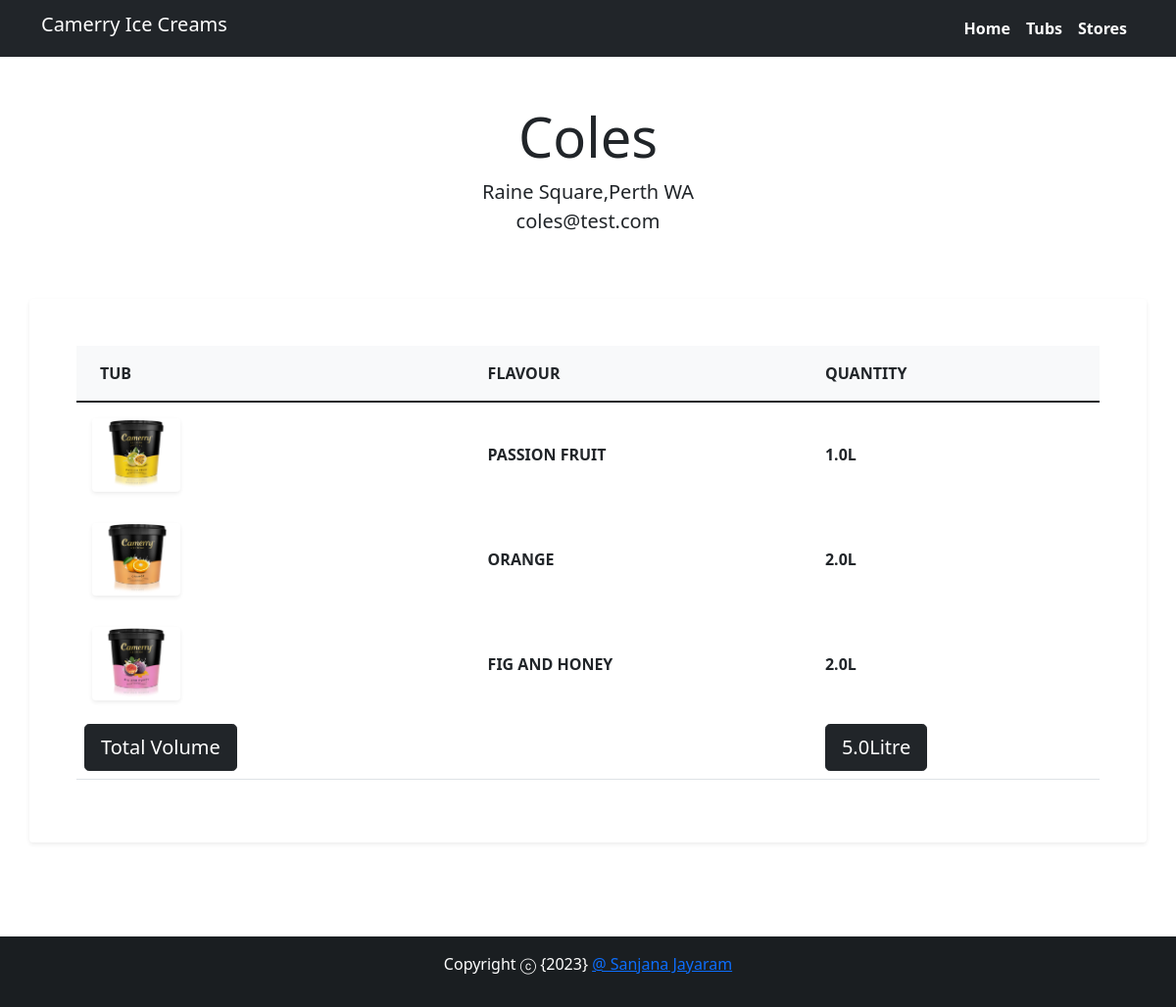
The app's page /icapp/4 with its own data.
### icapp/models.py (models this page shows, shortened)
class Store(models.Model):
    store_name = models.CharField(max_length=100)
    store_location = models.CharField(max_length=100)
    store_email = models.EmailField(max_length = 254)

class Tub(models.Model):
    is_choices = [(False, 'No'), (True, 'Yes')]
    tub_flavour = models.CharField(max_length=255)
    tub_size = models.FloatField()
    tub_vegan = models.BooleanField(verbose_name ="Vegan", default=False,choices=is_choices)
    tub_gluten = models.BooleanField(verbose_name ="Gluten free", default=False,choices=is_choices)
    store = models.ForeignKey(Store,on_delete=models.CASCADE)
    tub_image = models.ImageField(upload_to='tubs')

### icapp/views.py (the view)
# urls.py: path('<int:store_id>',views.single_store,name='single_store')
def single_store(request,store_id):
    page = get_object_or_404(Store,id = store_id)
    tublist = Tub.objects.filter(store= page )
    totalvolume = sum([tub.tub_size for tub in tublist])
    return render(request,'singlestore.html',{
    'page':page,
    'tublist':tublist,
    'totalvolume':totalvolume
    })

### templates/singlestore.html (shortened to what this page needs)
{% extends 'base.html' %}
{% block content%}
<div class="px-4 px-lg-0">
  <div class="container  py-5 text-center">
    <h2 class="display-4">{{page.store_name}}</h2>
    <p class="lead mb-0">{{page.store_location}} </p>
    <p class="lead">{{page.store_email}} </p>
  </div>
  <div class="pb-5">
    <div class="container">
      <div class="row">
        <div class="col-lg-12 p-5 bg-white rounded shadow-sm mb-5">
            <div class="table-responsive">
            <table class="table">
              <thead>
                <tr>
                  <th scope="col" class="border-0 bg-light">
                    <div class="p-2 px-3 text-uppercase">Tub</div>
                  </th>
                  <th scope="col" class="border-0 bg-light">
                    <div class="py-2 text-uppercase">Flavour</div>
                  </th>
                  <th scope="col" class="border-0 bg-light">
                    <div class="py-2 text-uppercase">Quantity</div>
                  </th>
                </tr>
              </thead>
              <tbody>
                {% for tub in tublist%}
                <tr>
                  <th scope="row" class="border-0">
                    <div class="p-2">
                      <img src="{{tub.tub_image.url}}" alt="" width="90" class="img-fluid rounded shadow-sm">
                    </div>
                  </th>
                  <td class="border-0 align-middle"><strong>{{tub.tub_flavour}}</strong></td>
                  <td class="border-0 align-middle"><strong>{{tub.tub_size}}L</strong></td>
                </tr>
                {% endfor %}
                <tr>
                  <th><button type="button" class="btn btn-dark  btn-lg ">Total Volume</button></th>
                  <td></td>
                  <td><button type="button" class="btn btn-dark  btn-lg ms-auto ">{{totalvolume}}Litre</button></td>
                </tr>
              </tbody>
            </table>
          </div>
        </div>
      </div>
    </div>
  </div>
</div>
{% endblock %}

### records on screen
Store: store_name "Coles", store_location "Raine Square,Perth WA", store_email "coles@test.com"
Tub: tub_image (picture), tub_flavour "PASSION FRUIT", tub_size "1.0"
Tub: tub_image (picture), tub_flavour "ORANGE", tub_size "2.0"
Tub: tub_image (picture), tub_flavour "FIG AND HONEY", tub_size "2.0"

### other values on screen
{{ totalvolume }} "5.0"
